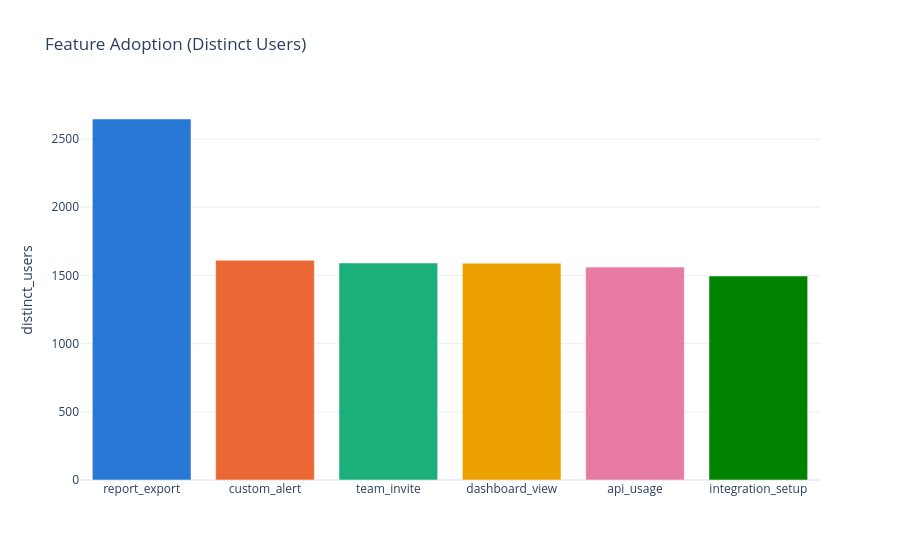

Notebook code cell kept with this figure:
### Markdown cell above
## Feature usage & the power-user signal

`report_export` is the key feature seeded with a conversion/retention lift for
"power users" (>= 5 total uses) -- see `database/queries/05_feature_analysis.sql`
for the full discovery. Here we just look at adoption breadth.

### Code cell
feature_usage = pd.read_sql("""
    SELECT feature, COUNT(*) AS total_uses, COUNT(DISTINCT user_id) AS distinct_users
    FROM events
    WHERE event_type = 'feature_used'
    GROUP BY feature
    ORDER BY distinct_users DESC
""", engine)

fig = px.bar(
    feature_usage, x="feature", y="distinct_users",
    color="feature", color_discrete_sequence=CATEGORICAL,
    title="Feature Adoption (Distinct Users)",
)
fig.update_layout(template="plotly_white", showlegend=False, xaxis_title=None)
fig.show()

### Figure 1 — Plotly figure (JSON) as saved in the notebook; plotly's stock layout.template omitted (floating-point values rounded to 4 significant figures)
{"data": [{"hovertemplate": "feature=%{x}<br>distinct_users=%{y}<extra></extra>", "legendgroup": "report_export", "marker": {"color": "#2a78d6", "pattern": {"shape": ""}}, "name": "report_export", "orientation": "v", "showlegend": true, "textposition": "auto", "type": "bar", "x": ["report_export"], "xaxis": "x", "y": [2647], "yaxis": "y"}, {"hovertemplate": "feature=%{x}<br>distinct_users=%{y}<extra></extra>", "legendgroup": "custom_alert", "marker": {"color": "#eb6834", "pattern": {"shape": ""}}, "name": "custom_alert", "orientation": "v", "showlegend": true, "textposition": "auto", "type": "bar", "x": ["custom_alert"], "xaxis": "x", "y": [1611], "yaxis": "y"}, {"hovertemplate": "feature=%{x}<br>distinct_users=%{y}<extra></extra>", "legendgroup": "team_invite", "marker": {"color": "#1baf7a", "pattern": {"shape": ""}}, "name": "team_invite", "orientation": "v", "showlegend": true, "textposition": "auto", "type": "bar", "x": ["team_invite"], "xaxis": "x", "y": [1591], "yaxis": "y"}, {"hovertemplate": "feature=%{x}<br>distinct_users=%{y}<extra></extra>", "legendgroup": "dashboard_view", "marker": {"color": "#eda100", "pattern": {"shape": ""}}, "name": "dashboard_view", "orientation": "v", "showlegend": true, "textposition": "auto", "type": "bar", "x": ["dashboard_view"], "xaxis": "x", "y": [1590], "yaxis": "y"}, {"hovertemplate": "feature=%{x}<br>distinct_users=%{y}<extra></extra>", "legendgroup": "api_usage", "marker": {"color": "#e87ba4", "pattern": {"shape": ""}}, "name": "api_usage", "orientation": "v", "showlegend": true, "textposition": "auto", "type": "bar", "x": ["api_usage"], "xaxis": "x", "y": [1561], "yaxis": "y"}, {"hovertemplate": "feature=%{x}<br>distinct_users=%{y}<extra></extra>", "legendgroup": "integration_setup", "marker": {"color": "#008300", "pattern": {"shape": ""}}, "name": "integration_setup", "orientation": "v", "showlegend": true, "textposition": "auto", "type": "bar", "x": ["integration_setup"], "xaxis": "x", "y": [1496], "yaxis": "y"}], "layout": {"barmode": "relative", "legend": {"title": {"text": "feature"}, "tracegroupgap": 0}, "showlegend": false, "title": {"text": "Feature Adoption (Distinct Users)"}, "xaxis": {"anchor": "y", "categoryarray": ["report_export", "custom_alert", "team_invite", "dashboard_view", "api_usage", "integration_setup"], "categoryorder": "array", "domain": [0.0, 1.0], "title": {}}, "yaxis": {"anchor": "x", "domain": [0.0, 1.0], "title": {"text": "distinct_users"}}}}
